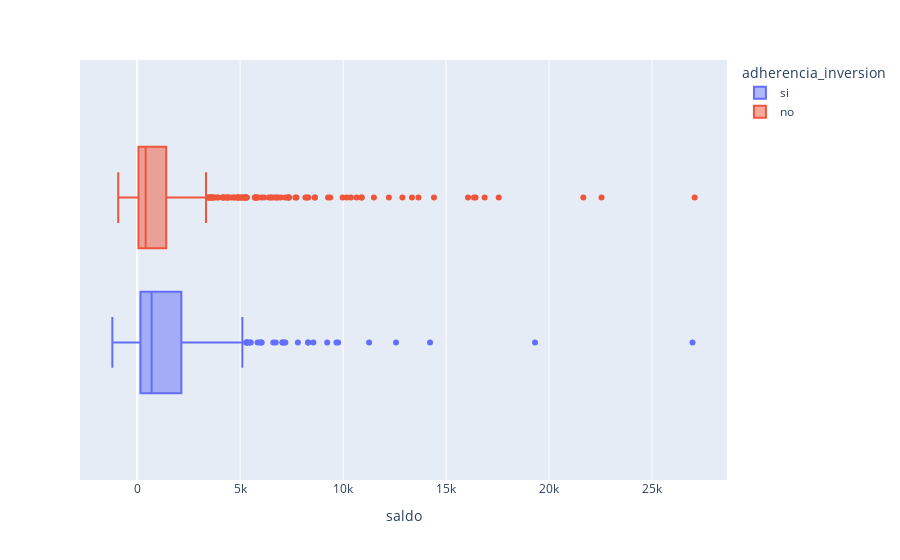

Write notebook code for a chart like this one.
### Code cell
px.box(datos,x='saldo',color='adherencia_inversion')

### Figure 1 — Plotly figure (JSON) as saved in the notebook; plotly's stock layout.template omitted (floating-point values rounded to 4 significant figures; data arrays with more than 128 entries replaced by an {"elided": "..."} marker saying what was removed)
{"data": [{"alignmentgroup": "True", "hovertemplate": "adherencia_inversion=si<br>saldo=%{x}<extra></extra>", "legendgroup": "si", "marker": {"color": "#636efa"}, "name": "si", "notched": false, "offsetgroup": "si", "orientation": "h", "showlegend": true, "type": "box", "x": {"elided": "502 int values"}, "x0": " ", "xaxis": "x", "y0": " ", "yaxis": "y"}, {"alignmentgroup": "True", "hovertemplate": "adherencia_inversion=no<br>saldo=%{x}<extra></extra>", "legendgroup": "no", "marker": {"color": "#EF553B"}, "name": "no", "notched": false, "offsetgroup": "no", "orientation": "h", "showlegend": true, "type": "box", "x": {"elided": "766 int values"}, "x0": " ", "xaxis": "x", "y0": " ", "yaxis": "y"}], "layout": {"boxmode": "group", "legend": {"title": {"text": "adherencia_inversion"}, "tracegroupgap": 0}, "margin": {"t": 60}, "xaxis": {"anchor": "y", "domain": [0, 1], "title": {"text": "saldo"}}, "yaxis": {"anchor": "x", "domain": [0, 1]}}}
